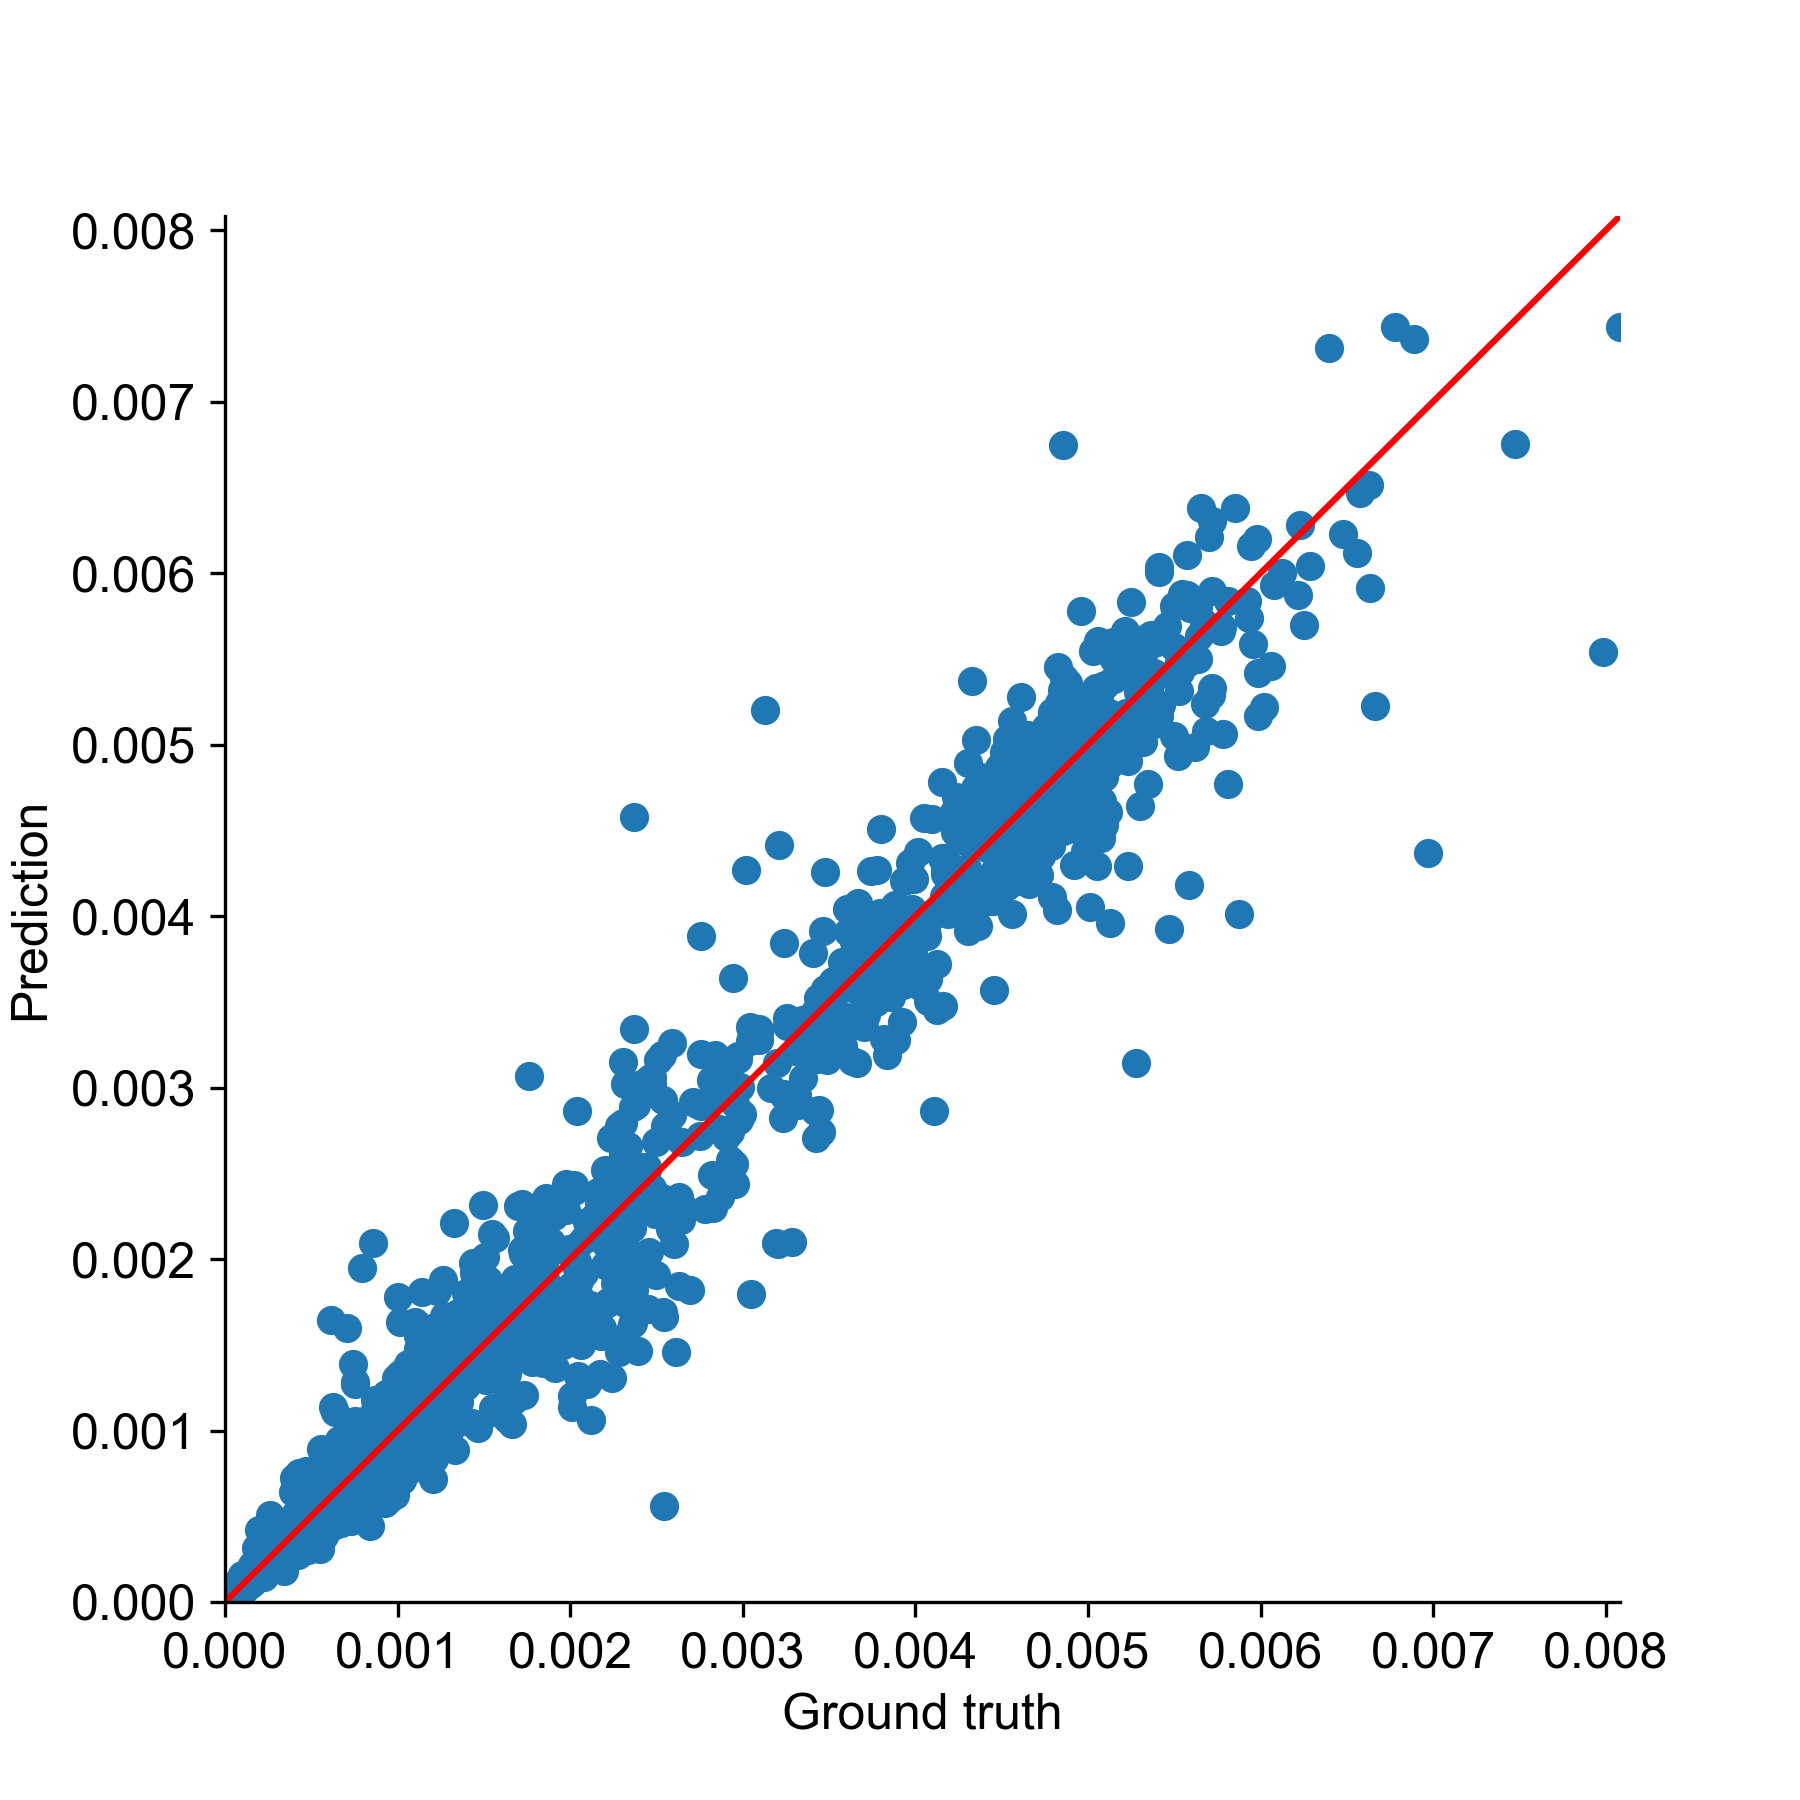

Here is the Python script that generated this plot:
# Gaussian process regression
from sklearn.gaussian_process import GaussianProcessRegressor
from sklearn.gaussian_process.kernels import RBF, ConstantKernel, Matern
from sklearn.model_selection import train_test_split
from sklearn.preprocessing import StandardScaler
from sklearn.metrics import mean_squared_error, mean_absolute_error, r2_score
import pandas as pd
import numpy as np
from jarvis.core.atoms import Atoms as JAtoms

import ase
from ase.build import bulk

from orb_models.forcefield import atomic_system, pretrained
from orb_models.forcefield.base import batch_graphs

device = "cpu"  # or device="cuda"
orbff = pretrained.orb_v2(device=device)
atoms = bulk('Cu', 'fcc', a=3.58, cubic=True)
graph = atomic_system.ase_atoms_to_atom_graphs(atoms, device=device)

# Optionally, batch graphs for faster inference
# graph = batch_graphs([graph, graph, ...])

result = orbff.predict(graph)

# Convert to ASE atoms (unbatches the results and transfers to cpu if necessary)
atoms = atomic_system.atom_graphs_to_ase_atoms(
    graph,
    energy=result["graph_pred"],
    forces=result["node_pred"],
    stress=result["stress_pred"]
)
# ase atoms from cif
def cif2ase(cif):
    jatoms = JAtoms.from_cif(from_string=cif)
    atoms = jatoms.ase_converter()
    return atoms
def get_graph_features_from_orbff(atoms):
    graph = atomic_system.ase_atoms_to_atom_graphs(atoms, device=device)
    graph = orbff.model.featurize_edges(graph)
    graph = orbff.model.featurize_nodes(graph)
    graph = orbff.model._encoder(graph)

    for gnn in orbff.model.gnn_stacks:
        graph = gnn(graph)
    
    return graph.node_features['feat'].mean(dim=0).numpy()
df = pd.read_parquet('/home/lucky/Projects/ion_conductivity/data/MPContribs_armorphous_diffusivity.parquet')
df['feat'] = df['cif'].apply(cif2ase).apply(get_graph_features_from_orbff).apply(list)
df['y'] = df['data_properties_A_diffusivity_value'].apply(np.log10)

X = np.array(df['feat'].to_list())
y = df['y'].values

X_train, X_test, y_train, y_test = train_test_split(X, y, test_size=0.2, random_state=42)

scaler = StandardScaler()
X_train = scaler.fit_transform(X_train)
X_test = scaler.transform(X_test)

kernel = ConstantKernel(1.0, (1e-3, 1e3)) * RBF(1.0, (1e-2, 1e2))
# gp = GaussianProcessRegressor(kernel=kernel, n_restarts_optimizer=10)
gp = GaussianProcessRegressor(kernel = ConstantKernel(1.0, (1e-3, 1e3)) * Matern(
            length_scale = 1, nu = 1), n_restarts_optimizer = 30)
gp.fit(X_train, y_train)

y_pred, sigma = gp.predict(X_test, return_std=True)
print(mean_squared_error(y_test, y_pred))
print(mean_absolute_error(y_test, y_pred))
print(r2_score(y_test, y_pred))

# Plot
import matplotlib.pyplot as plt
# Figure size
plt.figure(figsize=(6, 6))
# Font arial 12
plt.rc('font', family='arial')
plt.rcParams.update({'font.size': 12})  # Set default font size for all elements

plt.scatter(10**y_test, 10**y_pred)
y_max = max(10**y_test)

plt.plot([0, y_max], [0, y_max], color='red')
plt.xlabel('Ground truth')
plt.ylabel('Prediction')
plt.xlim(0, y_max)
plt.ylim(0, y_max)
# remove top and right border
plt.gca().spines['top'].set_visible(False)
plt.gca().spines['right'].set_visible(False)

plt.savefig('orb_gpr.png', dpi=300)
plt.show()

# save GP model to disk
import pickle
with open('orb_gpr.pkl', 'wb') as f:
    pickle.dump(gp, f)


# # Plot residuals
# plt.scatter(y_test, y_pred-y_test)
# plt.axhline(0, color='red')
# plt.xlabel('True')
# plt.ylabel('Residual')
# plt.show()

